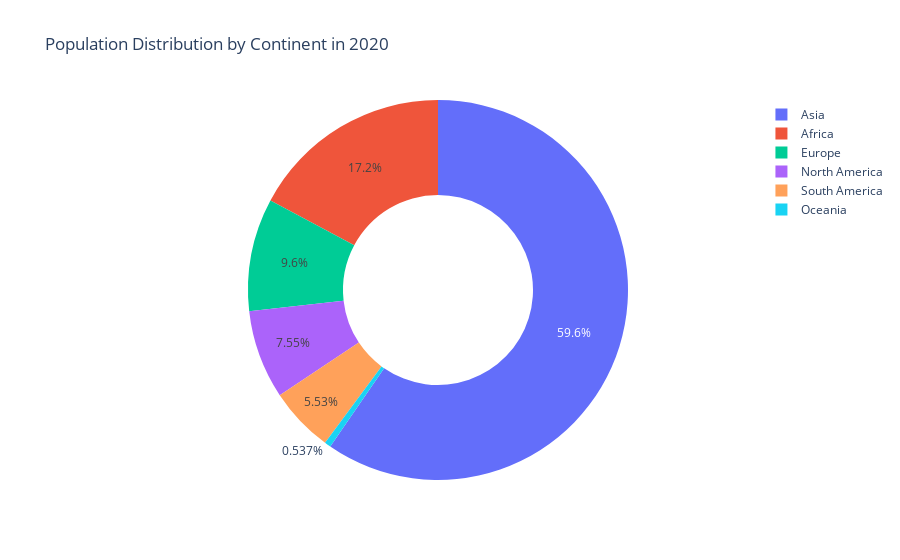

Notebook code cell kept with this figure:
### Code cell
fig = px.pie(df, names='Continent', values='2020', title="Population Distribution by Continent in 2020",hole=0.5)

fig.show()

### Figure 1 — Plotly figure (JSON) as saved in the notebook; plotly's stock layout.template omitted (floating-point values rounded to 4 significant figures; data arrays with more than 128 entries replaced by an {"elided": "..."} marker saying what was removed)
{"data": [{"domain": {"x": [0, 1], "y": [0, 1]}, "hole": 0.5, "hovertemplate": "Continent=%{label}<br>2020=%{value}<extra></extra>", "labels": {"elided": "195 str values"}, "legendgroup": "", "name": "", "showlegend": true, "type": "pie", "values": {"elided": "195 int values"}}], "layout": {"legend": {"tracegroupgap": 0}, "title": {"text": "Population Distribution by Continent in 2020"}}}
